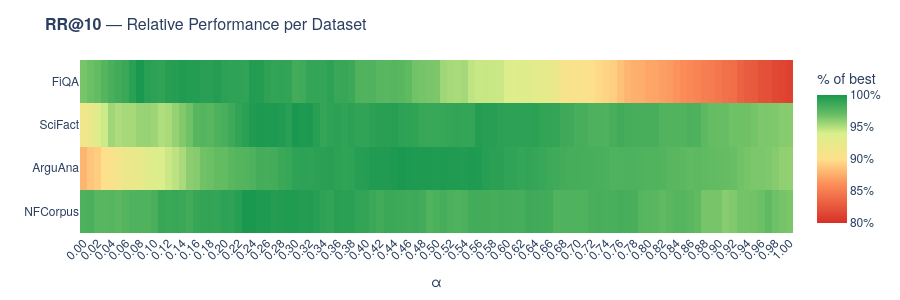
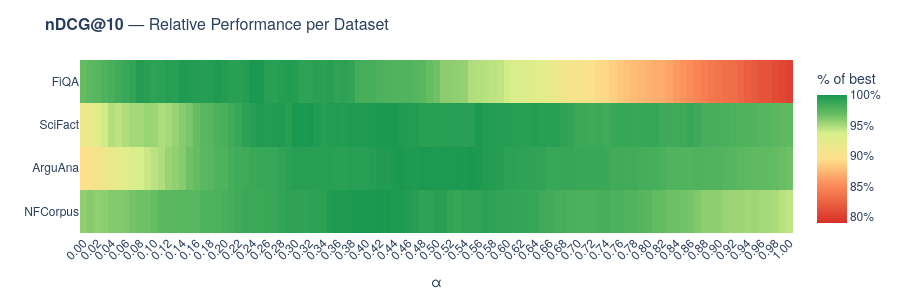

Notebook source saved alongside these figures, in order:
### Markdown cell above
## 3 · Cross-Dataset Robustness Band

For each α, we compute the **mean and ±1 std** of the normalised scores across all four datasets.  
A narrow band means the α value works consistently; a wide band means it helps some datasets but hurts others.

Two vertical lines are drawn:
- **Green dashed** — α with the **highest worst-case** normalised score (most *robust* global choice, derived from test data).
- **Orange dotted** — `fine_tuned_alpha_value` tuned on the **training split**, showing how well the train-tuned choice aligns with the test-set optimum.

### Code cell
def make_heatmap(df, metric, colors):
    datasets = df["dataset"].unique()
    alphas = sorted(df["alpha"].unique())

    # Build matrix: rows = datasets, cols = alphas, values = % of row-max
    z = []
    for ds in datasets:
        sub = df[df["dataset"] == ds].sort_values("alpha")
        vals = sub[metric].values
        z.append((vals / vals.max()) * 100)

    z = np.array(z)

    # Find column-wise minimum across all datasets (worst-case at each alpha)
    worst_case = z.min(axis=0)

    fig = go.Figure()

    fig.add_trace(go.Heatmap(
        z=z,
        x=[f"{a:.2f}" for a in alphas],
        y=list(datasets),
        colorscale=[
            [0.0, "#d73027"],   # red  – worst
            [0.3, "#fc8d59"],   # orange
            [0.5, "#fee08b"],   # yellow
            [0.7, "#d9ef8b"],   # lime
            [0.85, "#66bd63"],  # green
            [1.0, "#1a9850"],   # dark green – best
        ],
        zmin=max(np.floor(z.min()) - 1, 0),  # dynamic floor just below worst value
        zmax=100,
        text=np.round(z, 1),
        # texttemplate="%{text:.0f}%", #NO TEXT
        textfont=dict(size=9),
        colorbar=dict(title="% of best", ticksuffix="%"),
        hovertemplate="Dataset: %{y}<br>α = %{x}<br>%{z:.1f}% of best<extra></extra>",
    ))

    fig.update_layout(
        title=dict(text=f"<b>{metric}</b> — Relative Performance per Dataset", font_size=16),
        xaxis=dict(title="α", tickangle=-45),
        yaxis=dict(autorange="reversed"),
        width=900, height=300,
        margin=dict(t=60, b=60),
        font=dict(family="Helvetica Neue, Segoe UI, sans-serif"),
    )
    fig.show()


for m in METRICS:
    make_heatmap(df, m, COLORS)

### Figure 1 — Plotly figure (JSON) as saved in the notebook; plotly's stock layout.template omitted (floating-point values rounded to 4 significant figures; data arrays with more than 128 entries replaced by an {"elided": "..."} marker saying what was removed)
{"data": [{"colorbar": {"ticksuffix": "%", "title": {"text": "% of best"}}, "colorscale": [[0.0, "#d73027"], [0.3, "#fc8d59"], [0.5, "#fee08b"], [0.7, "#d9ef8b"], [0.85, "#66bd63"], [1.0, "#1a9850"]], "hovertemplate": "Dataset: %{y}<br>α = %{x}<br>%{z:.1f}% of best<extra></extra>", "text": {"elided": "4x101 float values"}, "textfont": {"size": 9}, "x": ["0.00", "0.01", "0.02", "0.03", "0.04", "0.05", "0.06", "0.07", "0.08", "0.09", "0.10", "0.11", "0.12", "0.13", "0.14", "0.15", "0.16", "0.17", "0.18", "0.19", "0.20", "0.21", "0.22", "0.23", "0.24", "0.25", "0.26", "0.27", "0.28", "0.29", "0.30", "0.31", "0.32", "0.33", "0.34", "0.35", "0.36", "0.37", "0.38", "0.39", "0.40", "0.41", "0.42", "0.43", "0.44", "0.45", "0.46", "0.47", "0.48", "0.49", "0.50", "0.51", "0.52", "0.53", "0.54", "0.55", "0.56", "0.57", "0.58", "0.59", "0.60", "0.61", "0.62", "0.63", "0.64", "0.65", "0.66", "0.67", "0.68", "0.69", "0.70", "0.71", "0.72", "0.73", "0.74", "0.75", "0.76", "0.77", "0.78", "0.79", "0.80", "0.81", "0.82", "0.83", "0.84", "0.85", "0.86", "0.87", "0.88", "0.89", "0.90", "0.91", "0.92", "0.93", "0.94", "0.95", "0.96", "0.97", "0.98", "0.99", "1.00"], "y": ["FiQA", "SciFact", "ArguAna", "NFCorpus"], "z": {"elided": "4x101 float values"}, "zmax": 100, "zmin": 80.0, "type": "heatmap"}], "layout": {"title": {"font": {"size": 16}, "text": "<b>RR@10</b> — Relative Performance per Dataset"}, "xaxis": {"title": {"text": "α"}, "tickangle": -45}, "yaxis": {"autorange": "reversed"}, "margin": {"t": 60, "b": 60}, "font": {"family": "Helvetica Neue, Segoe UI, sans-serif"}, "width": 900, "height": 300}}

### Figure 2 — Plotly figure (JSON) as saved in the notebook; plotly's stock layout.template omitted (floating-point values rounded to 4 significant figures; data arrays with more than 128 entries replaced by an {"elided": "..."} marker saying what was removed)
{"data": [{"colorbar": {"ticksuffix": "%", "title": {"text": "% of best"}}, "colorscale": [[0.0, "#d73027"], [0.3, "#fc8d59"], [0.5, "#fee08b"], [0.7, "#d9ef8b"], [0.85, "#66bd63"], [1.0, "#1a9850"]], "hovertemplate": "Dataset: %{y}<br>α = %{x}<br>%{z:.1f}% of best<extra></extra>", "text": {"elided": "4x101 float values"}, "textfont": {"size": 9}, "x": ["0.00", "0.01", "0.02", "0.03", "0.04", "0.05", "0.06", "0.07", "0.08", "0.09", "0.10", "0.11", "0.12", "0.13", "0.14", "0.15", "0.16", "0.17", "0.18", "0.19", "0.20", "0.21", "0.22", "0.23", "0.24", "0.25", "0.26", "0.27", "0.28", "0.29", "0.30", "0.31", "0.32", "0.33", "0.34", "0.35", "0.36", "0.37", "0.38", "0.39", "0.40", "0.41", "0.42", "0.43", "0.44", "0.45", "0.46", "0.47", "0.48", "0.49", "0.50", "0.51", "0.52", "0.53", "0.54", "0.55", "0.56", "0.57", "0.58", "0.59", "0.60", "0.61", "0.62", "0.63", "0.64", "0.65", "0.66", "0.67", "0.68", "0.69", "0.70", "0.71", "0.72", "0.73", "0.74", "0.75", "0.76", "0.77", "0.78", "0.79", "0.80", "0.81", "0.82", "0.83", "0.84", "0.85", "0.86", "0.87", "0.88", "0.89", "0.90", "0.91", "0.92", "0.93", "0.94", "0.95", "0.96", "0.97", "0.98", "0.99", "1.00"], "y": ["FiQA", "SciFact", "ArguAna", "NFCorpus"], "z": {"elided": "4x101 float values"}, "zmax": 100, "zmin": 79.0, "type": "heatmap"}], "layout": {"title": {"font": {"size": 16}, "text": "<b>nDCG@10</b> — Relative Performance per Dataset"}, "xaxis": {"title": {"text": "α"}, "tickangle": -45}, "yaxis": {"autorange": "reversed"}, "margin": {"t": 60, "b": 60}, "font": {"family": "Helvetica Neue, Segoe UI, sans-serif"}, "width": 900, "height": 300}}
